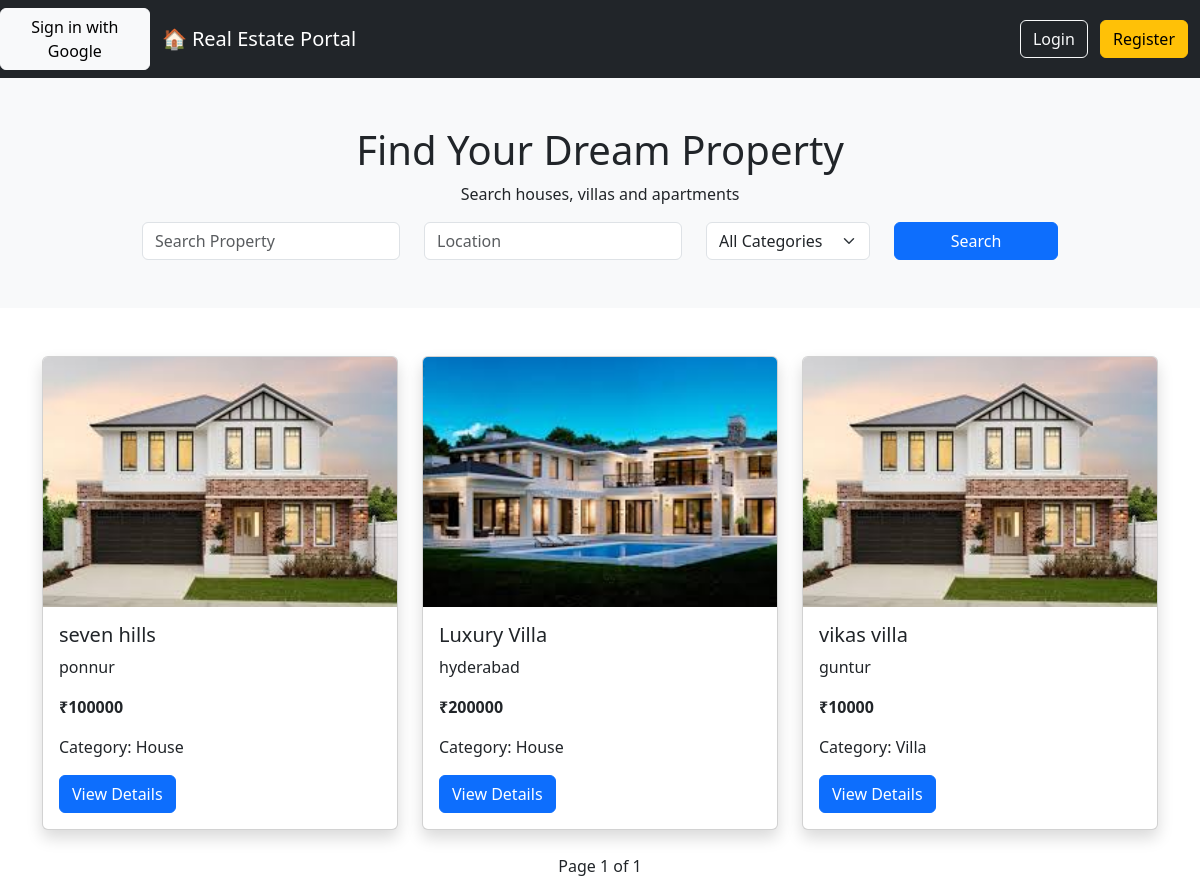
The page / on the database its author committed.
### properties/models.py (models this page shows, shortened)
class Property(models.Model):
    CATEGORY_CHOICES = [
        ('House', 'House'),
        ('Apartment', 'Apartment'),
        ('Villa', 'Villa'),
        ('Land', 'Land'),
    ]
    title = models.CharField(max_length=200)
    location = models.CharField(max_length=200)
    price = models.IntegerField()
    description = models.TextField()
    image = models.ImageField(upload_to='properties/', blank=True, null=True)
    latitude = models.FloatField(default=0)
    longitude = models.FloatField(default=0)
    category = models.CharField(
        max_length=20,
        choices=CATEGORY_CHOICES,
        default='House'
    )

### properties/views.py (the view)
# urls.py: path('', home),
def home(request):
    properties = Property.objects.all()
    search = request.GET.get('search')
    location = request.GET.get('location')
    category = request.GET.get('category')
    if search:
        properties = properties.filter(
            title__icontains=search
        )
    if location:
        properties = properties.filter(
            location__icontains=location
        )
    if category:
        properties = properties.filter(
            category=category
        )
    paginator = Paginator(properties, 6)
    page_number = request.GET.get('page')
    properties = paginator.get_page(page_number)
    return render(
        request,
        'index.html',
        {'properties': properties}
    )

### properties/templates/index.html (shortened to what this page needs)
<!DOCTYPE html>
<html>
<head>
<link href="https://cdn.jsdelivr.net/npm/bootstrap@5.3.2/dist/css/bootstrap.min.css" rel="stylesheet">
</head>
<body>
<nav class="navbar navbar-expand-lg navbar-dark bg-dark">
<div>
{% if user.is_authenticated %}
<span class="text-white me-3">
Welcome {{ user.username }}
</span>
<a href="/accounts/logout/"
class="btn btn-danger">
Logout
</a>
{% else %}
<a href="/accounts/google/login/" class="btn btn-light">
    Sign in with Google
</a>
{% endif %}
</div><div class="container">
<a class="navbar-brand" href="/">
🏠 Real Estate Portal
</a>
<div>
<a href="/login/" class="btn btn-outline-light me-2">
Login
</a>
<a href="/register/" class="btn btn-warning">
Register
</a>
</div>
</div>
</nav>
<section class="bg-light p-5 text-center">
<h1>Find Your Dream Property</h1>
<p>Search houses, villas and apartments</p>
<form method="GET" class="row justify-content-center">
<div class="col-md-3">
<input
type="text"
name="search"
class="form-control"
placeholder="Search Property"
>
</div>
<div class="col-md-3">
<input
type="text"
name="location"
class="form-control"
placeholder="Location"
>
</div>
<div class="col-md-2">
<select
name="category"
class="form-select">
<option value="">
All Categories
</option>
</select>
</div>
<div class="col-md-2">
<button class="btn btn-primary w-100">
Search
</button>
</div>
</form>
</section>
<div class="container mt-5">
<div class="row">
{% for property in properties %}
<div class="col-md-4 mb-4">
<div class="card shadow">
{% if property.image %}
<img
src="{{ property.image.url }}"
class="card-img-top"
height="250"
style="object-fit:cover;">
{% endif %}
<div class="card-body">
<h5>{{ property.title }}</h5>
<p>{{ property.location }}</p>
<p>
<strong>
₹{{ property.price }}
</strong>
</p>
<p>
Category:
{{ property.category }}
</p>
<a
href="/property/{{ property.id }}/"
class="btn btn-primary">
View Details
</a>
</div>
</div>
</div>
{% endfor %}
</div>
<div class="text-center">
<span class="mx-3">
Page {{ properties.number }}
of {{ properties.paginator.num_pages }}
</span>
</div>
</div>
</body>
</html>

### rows shown on the page
Property: image (picture), title "seven hills", location "ponnur", price "100000", category "House"
Property: image (picture), title "Luxury Villa", location "hyderabad", price "200000", category "House"
Property: image (picture), title "vikas villa", location "guntur", price "10000", category "Villa"

### other values the page prints
{{ properties.number }} "1"
{{ properties.paginator.num_pages }} "1"
